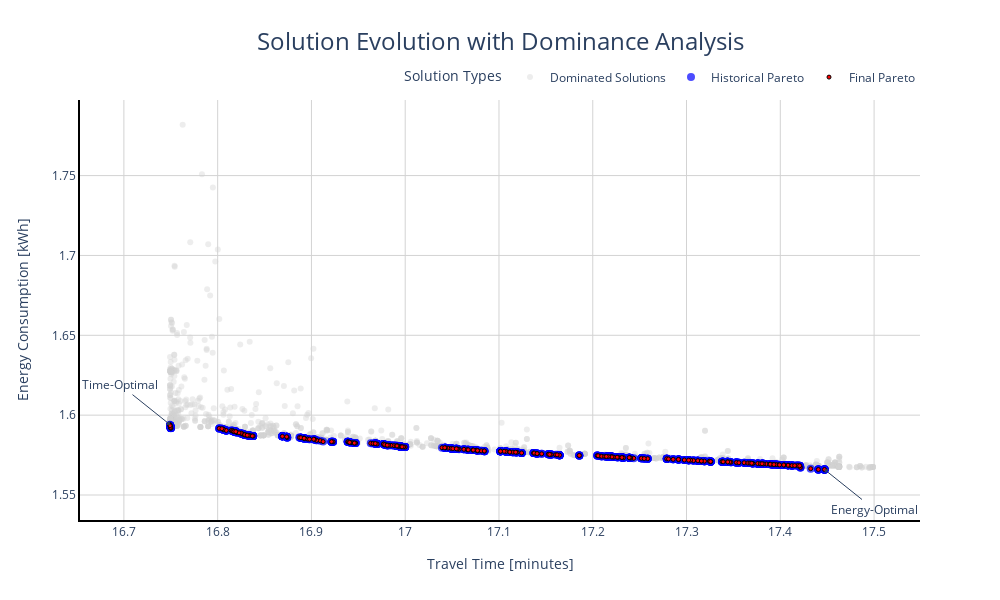

The notebook cell saved with this chart:
### Markdown cell above
### Visualize the Pareto Front

### Code cell
# ==============================================
# DATA PREPARATION & UNIT CONVERSION
# ==============================================

# Extract metadata from optimization results
optimization_metadata = front.get('metadata')
vehicle_config = optimization_metadata['config']['vehicle']

# Get battery capacity for SOC calculations
battery_capacity_kwh = vehicle_config['battery_kwh']

# Collect all historical solutions across generations
all_F = []
for generation in front.get('optimization_history', []):
    all_F.extend(generation['F'])  # F contains [time_min, energy_kwh]
all_F = np.array(all_F)

# ==============================================
# NON-DOMINATED SORTING
# ==============================================

# Initialize non-dominated sorting algorithm
nds_filter = NonDominatedSorting()

# Identify global non-dominated solutions from entire optimization history
dominance_fronts = nds_filter.do(
    all_F,
    only_non_dominated_front=False
)

# Create boolean mask for Pareto-optimal solutions
is_pareto_optimal = np.zeros(len(all_F), dtype=bool)
is_pareto_optimal[dominance_fronts[0]] = True  # First front is non-dominated

# ==============================================
# VISUALIZATION SETUP
# ==============================================

# Initialize plotly figure
fig = go.Figure()

# ==============================================
# TRACE 1: DOMINATED SOLUTIONS (ALL GENERATIONS)
# ==============================================
fig.add_trace(
    go.Scatter(
        x=all_F[~is_pareto_optimal, 0],  # Time in minutes
        y=all_F[~is_pareto_optimal, 1],  # Energy in kWh
        mode='markers',
        name='Dominated Solutions',
        marker=dict(
            color='lightgray',
            size=6,
            opacity=0.4,
            line=dict(width=0)
        ),
        hovertemplate=(
            "<b>Time</b>: %{x:.1f} min<br>"
            "<b>Energy</b>: %{y:.3f} kWh<br>"
            "<b>Energy</b>: %{y*1000:.0f} Wh<br>"
            "<b>SOC Used</b>: %{customdata:.1%}<br>"
            "<i>Dominated solution</i>"
            "<extra></extra>"
        ),
        customdata=all_F[~is_pareto_optimal, 1]/battery_capacity_kwh
    )
)

# ==============================================
# TRACE 2: HISTORICAL PARETO FRONT (ALL GENERATIONS)
# ==============================================
fig.add_trace(
    go.Scatter(
        x=all_F[is_pareto_optimal, 0],  # Time in minutes
        y=all_F[is_pareto_optimal, 1],  # Energy in kWh
        mode='markers',
        name='Historical Pareto',
        marker=dict(
            color='blue',
            size=8,
            opacity=0.7,
            line=dict(width=0)
        ),
        hovertemplate=(
            "<b>Time</b>: %{x:.1f} min<br>"
            "<b>Energy</b>: %{y:.3f} kWh<br>"
            "<b>Energy</b>: %{y*1000:.0f} Wh<br>"
            "<b>SOC Used</b>: %{customdata:.1%}<br>"
            "<i>Historical optimal</i>"
            "<extra></extra>"
        ),
        customdata=all_F[is_pareto_optimal, 1]/battery_capacity_kwh
    )
)

# ==============================================
# TRACE 3: FINAL PARETO FRONT (FROM DF_FRONT)
# ==============================================
if not df_front.empty:
    fig.add_trace(
        go.Scatter(
            x=df_front['time_min'],
            y=df_front['energy_kwh'],
            mode='markers',
            name='Final Pareto',
            marker=dict(
                color='red',
                size=4,
                opacity=1,
                line=dict(color='black', width=1),
            ),
            hovertemplate=(
                "<b>Time</b>: %{x:.1f} min<br>"
                "<b>Energy</b>: %{y:.3f} kWh<br>"
                "<b>Energy</b>: %{y*1000:.0f} Wh<br>"
                "<b>SOC Used</b>: %{customdata:.1%}<br>"
                "<i>Final optimal</i>"
                "<extra></extra>"
            ),
            customdata=df_front['energy_kwh']/battery_capacity_kwh
        )
    )

# ==============================================
# LAYOUT CONFIGURATION (UNCHANGED)
# ==============================================
fig.update_layout(
    title='Solution Evolution with Dominance Analysis',
    title_x=0.5,
    title_font=dict(size=24),
    xaxis_title='Travel Time [minutes]',
    yaxis_title='Energy Consumption [kWh]',
    legend_title='Solution Types',
    width=1000,
    height=600,
    plot_bgcolor='white',
    paper_bgcolor='white',
    hovermode='closest',
    xaxis=dict(
        gridcolor='lightgray',
        zerolinecolor='lightgray',
        showline=True,
        linewidth=2,
        linecolor='black',
        title_standoff=20
    ),
    yaxis=dict(
        gridcolor='lightgray',
        zerolinecolor='lightgray',
        showline=True,
        linewidth=2,
        linecolor='black',
        title_standoff=20
    ),
    legend=dict(
        orientation="h",
        yanchor="bottom",
        y=1.02,
        xanchor="right",
        x=1,
        bgcolor='rgba(255,255,255,0.8)'
    )
)

# ==============================================
# EXTREME POINT ANNOTATIONS (UNCHANGED)
# ==============================================
if not df_front.empty:
    min_time_point = df_front.loc[df_front['time_min'].idxmin()]
    min_energy_point = df_front.loc[df_front['energy_kwh'].idxmin()]

    fig.add_annotation(
        x=min_time_point['time_min'],
        y=min_time_point['energy_kwh'],
        text="Time-Optimal",
        showarrow=True,
        arrowhead=1,
        ax=-50,
        ay=-40,
        font=dict(size=12)
    )

    fig.add_annotation(
        x=min_energy_point['time_min'],
        y=min_energy_point['energy_kwh'],
        text="Energy-Optimal",
        showarrow=True,
        arrowhead=1,
        ax=50,
        ay=40,
        font=dict(size=12)
    )

fig.show()

### Figure 1 — Plotly figure (JSON) as saved in the notebook; plotly's stock layout.template omitted (floating-point values rounded to 4 significant figures; data arrays with more than 128 entries replaced by an {"elided": "..."} marker saying what was removed)
{"data": [{"customdata": {"elided": "2142 float values"}, "hovertemplate": "<b>Time</b>: %{x:.1f} min<br><b>Energy</b>: %{y:.3f} kWh<br><b>Energy</b>: %{y*1000:.0f} Wh<br><b>SOC Used</b>: %{customdata:.1%}<br><i>Dominated solution</i><extra></extra>", "marker": {"color": "lightgray", "line": {"width": 0}, "opacity": 0.4, "size": 6}, "mode": "markers", "name": "Dominated Solutions", "type": "scatter", "x": {"elided": "2142 float values"}, "y": {"elided": "2142 float values"}}, {"customdata": {"elided": "1058 float values"}, "hovertemplate": "<b>Time</b>: %{x:.1f} min<br><b>Energy</b>: %{y:.3f} kWh<br><b>Energy</b>: %{y*1000:.0f} Wh<br><b>SOC Used</b>: %{customdata:.1%}<br><i>Historical optimal</i><extra></extra>", "marker": {"color": "blue", "line": {"width": 0}, "opacity": 0.7, "size": 8}, "mode": "markers", "name": "Historical Pareto", "type": "scatter", "x": {"elided": "1058 float values"}, "y": {"elided": "1058 float values"}}, {"customdata": {"elided": "200 float values"}, "hovertemplate": "<b>Time</b>: %{x:.1f} min<br><b>Energy</b>: %{y:.3f} kWh<br><b>Energy</b>: %{y*1000:.0f} Wh<br><b>SOC Used</b>: %{customdata:.1%}<br><i>Final optimal</i><extra></extra>", "marker": {"color": "red", "line": {"color": "black", "width": 1}, "opacity": 1, "size": 4}, "mode": "markers", "name": "Final Pareto", "type": "scatter", "x": {"elided": "200 float values"}, "y": {"elided": "200 float values"}}], "layout": {"annotations": [{"arrowhead": 1, "ax": -50, "ay": -40, "font": {"size": 12}, "showarrow": true, "text": "Time-Optimal", "x": 16.75, "y": 1.594}, {"arrowhead": 1, "ax": 50, "ay": 40, "font": {"size": 12}, "showarrow": true, "text": "Energy-Optimal", "x": 17.45, "y": 1.566}], "height": 600, "hovermode": "closest", "legend": {"bgcolor": "rgba(255,255,255,0.8)", "orientation": "h", "title": {"text": "Solution Types"}, "x": 1, "xanchor": "right", "y": 1.02, "yanchor": "bottom"}, "paper_bgcolor": "white", "plot_bgcolor": "white", "title": {"font": {"size": 24}, "text": "Solution Evolution with Dominance Analysis", "x": 0.5}, "width": 1000, "xaxis": {"gridcolor": "lightgray", "linecolor": "black", "linewidth": 2, "showline": true, "title": {"standoff": 20, "text": "Travel Time [minutes]"}, "zerolinecolor": "lightgray"}, "yaxis": {"gridcolor": "lightgray", "linecolor": "black", "linewidth": 2, "showline": true, "title": {"standoff": 20, "text": "Energy Consumption [kWh]"}, "zerolinecolor": "lightgray"}}}
